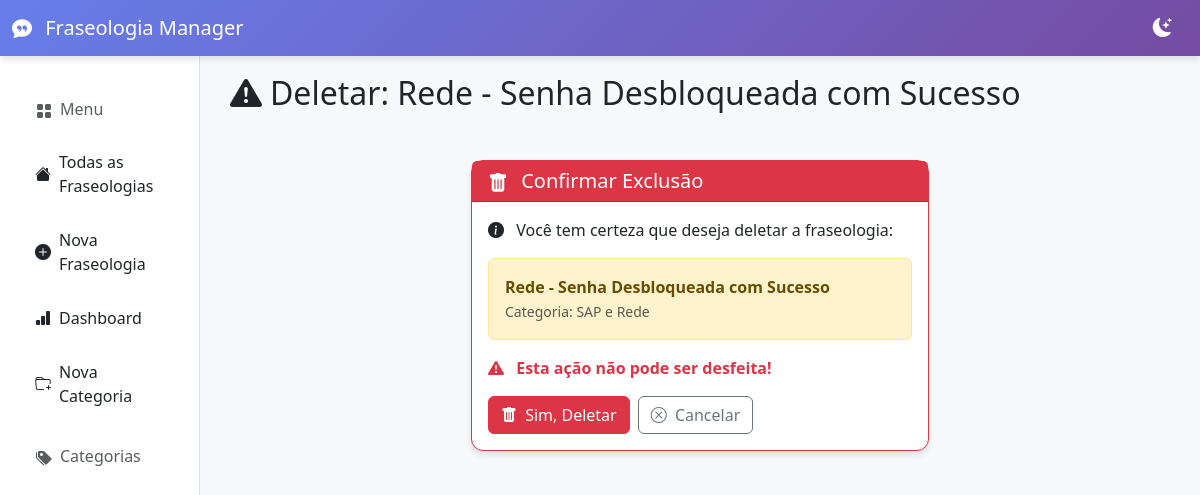
/fraseologia/11/deletar/, run on the app's committed database.
### frases/models.py (models this page shows, shortened)
class Fraseologia(models.Model):
    titulo = models.CharField(max_length=200, unique=True, verbose_name="Título da Fraseologia")
    categoria = models.ForeignKey(Categoria, on_delete=models.CASCADE, verbose_name="Categoria")
    conteudo_template = models.TextField(verbose_name="Conteúdo do Template")
    data_criacao = models.DateTimeField(auto_now_add=True, verbose_name="Data de Criação")
    data_atualizacao = models.DateTimeField(auto_now=True, verbose_name="Última Atualização")
    class Meta:
        verbose_name = "Fraseologia"
        verbose_name_plural = "Fraseologias"
        ordering = ["titulo"]

class Categoria(models.Model):
    nome = models.CharField(max_length=100, unique=True, verbose_name="Nome da Categoria")
    class Meta:
        verbose_name = "Categoria"
        verbose_name_plural = "Categorias"

### frases/views.py (the view)
# urls.py: path('fraseologia/<int:pk>/deletar/', views.deletar_fraseologia, name='deletar_fraseologia'),
def deletar_fraseologia(request, pk):
    fraseologia = get_object_or_404(Fraseologia, pk=pk)
    if request.method == 'POST':
        fraseologia.delete()
        return redirect('frases:lista_fraseologias')
    context = {
        'fraseologia': fraseologia,
        'titulo': f'Deletar: {fraseologia.titulo}',
    }
    return render(request, 'frases/confirmar_delete.html', context)

### frases/templates/frases/confirmar_delete.html (shortened to what this page needs)
{% extends "base.html" %}
{% block page_title %}
    <i class="bi bi-exclamation-triangle-fill me-2"></i>{{ titulo }}
{% endblock %}
{% block content %}
    <div class="row justify-content-center fade-in">
        <div class="col-md-6">
            <div class="card border-danger">
                <div class="card-header bg-danger text-white">
                    <h5 class="mb-0">
                        <i class="bi bi-trash-fill me-2"></i>
                        Confirmar Exclusão
                    </h5>
                </div>
                <div class="card-body">
                    <p class="mb-3">
                        <i class="bi bi-info-circle-fill me-2"></i>
                        Você tem certeza que deseja deletar a fraseologia:
                    </p>
                    <div class="alert alert-warning">
                        <strong>{{ fraseologia.titulo }}</strong>
                        <br>
                        <small class="text-muted">Categoria: {{ fraseologia.categoria.nome }}</small>
                    </div>
                    <p class="text-danger">
                        <i class="bi bi-exclamation-triangle-fill me-2"></i>
                        <strong>Esta ação não pode ser desfeita!</strong>
                    </p>
                    <form method="post" class="d-flex gap-2">
                        <button type="submit" class="btn btn-danger">
                            <i class="bi bi-trash-fill me-1"></i>
                            Sim, Deletar
                        </button>
                        <a href="{% url 'frases:detalhe_fraseologia' fraseologia.pk %}" class="btn btn-outline-secondary">
                            <i class="bi bi-x-circle me-1"></i>
                            Cancelar
                        </a>
                    </form>
                </div>
            </div>
        </div>
    </div>
{% endblock %}

### templates/base.html (style rules this page uses)
:root { --primary-gradient: linear-gradient(135deg, #667eea 0%, #764ba2 100%); --secondary-gradient: linear-gradient(135deg, #f093fb 0%, #f5576c 100%); --success-gradient: linear-gradient(135deg, #4facfe 0%, #00f2fe 100%); --dark-bg: #1a1a2e; --dark-card: #16213e; --dark-text: #e4e4e4; --light-bg: #f8f9fa; --light-card: #ffffff; --light-text: #212529; }
[data-theme="light"] { --bg-color: var(--light-bg); --card-color: var(--light-card); --text-color: var(--light-text); --border-color: #dee2e6; }
body { background: var(--bg-color); color: var(--text-color); transition: all 0.3s ease; font-family: 'Segoe UI', Tahoma, Geneva, Verdana, sans-serif; }
.card { background: var(--card-color); border: 1px solid var(--border-color); border-radius: 12px; box-shadow: 0 4px 6px rgba(0, 0, 0, 0.1); transition: all 0.3s ease; }
h1 i, h2 i, h3 i, h4 i, h5 i, h6 i { vertical-align: middle; display: inline-flex; align-items: center; }
.fade-in { animation: fadeIn 0.5s ease; }

### data on the page
Fraseologia: titulo "Rede - Senha Desbloqueada com Sucesso", categoria.nome "SAP e Rede"

### other printed values
{{ titulo }} "Deletar: Rede - Senha Desbloqueada com Sucesso"
